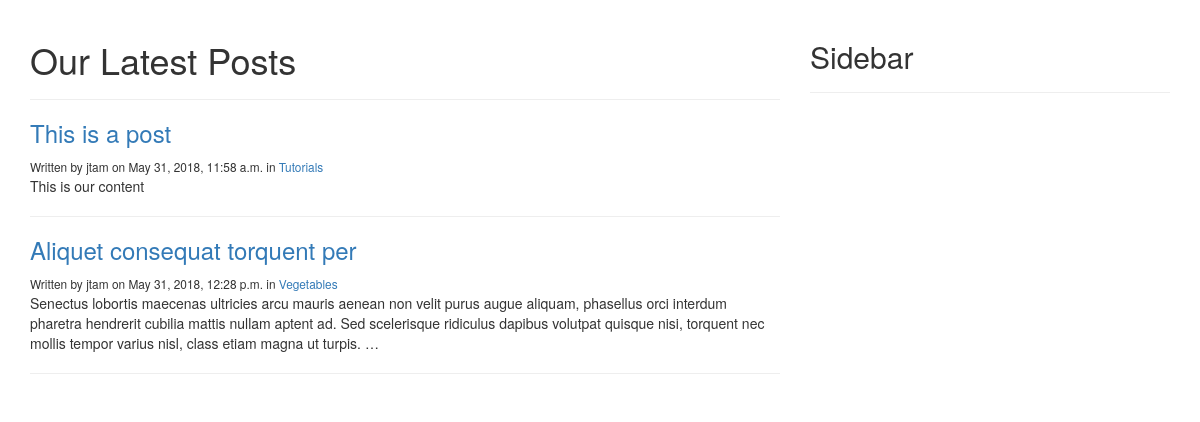
Page /blog/ on the earlier database version.
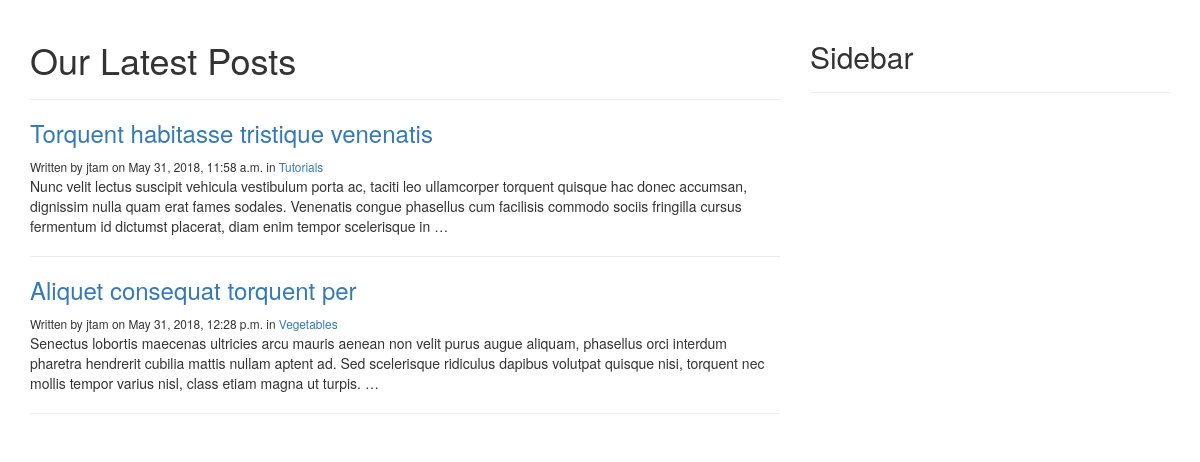
Same page on the later database version.
### blog/models.py (models this page shows, shortened)
class Post(models.Model):
	STATUS_CHOICES = (
			('draft','Draft'),
			('published','Published'),
		)
	title = models.CharField(max_length=250)
	category = models.ForeignKey(Category)
	slug = models.SlugField(max_length=250, unique=True)
	content = models.TextField()
	seo_title = models.CharField(max_length=250)
	seo_descripttion = models.CharField(max_length=160)
	author = models.ForeignKey(User, related_name='blog_posts')
	published = models.DateTimeField(default=timezone.now)
	created = models.DateTimeField(auto_now_add=True)
	updated = models.DateTimeField(auto_now=True)
	status = models.CharField(max_length=9, choices=STATUS_CHOICES, default='draft')
	def get_absolute_url(self):
		return reverse('blog:post_detail', args=[self.slug])

class Category(models.Model):
	name = models.CharField(max_length=250)
	slug = models.SlugField(max_length=250, unique=True)
	class Meta:
		ordering = ['name']
		verbose_name = 'category'
		verbose_name_plural = 'categories'
	def get_absolute_url(self):
		return reverse('blog:list_of_posts_by_category', args=[self.slug])
	def __str__(self):
		return self.name

### blog/views.py (the view)
def list_of_posts(request):
	posts = Post.objects.filter(status='published')
	template = 'blog/post/list_of_posts.html'
	context = {'posts':posts}
	return render(request, template, context)

### blog/templates/blog/post/list_of_posts.html (shortened to what this page needs)
{% extends "blog/base.html" %}
{% block content %}
<div class="row">
	<div class="col-md-8">
		<div class="page-header">
			<h1>Our Latest Posts</h1>
		</div>
		{% for post in posts %}
			<h3><a href="{{post.get_absolute_url}}">{{post.title}}</a></h3>
			<small>Written by {{post.author}} on {{post.published}} in <a href="{{post.category.get_absolute_url}}">{{post.category}}</a></small>
			<br>
			{{post.content|truncatewords:40|linebreaks}}
			<hr>
		{% endfor %}
	</div>
	<div class="col-md-4">
		<div class="page-header">
			<h2>Sidebar</h2>
		</div>
	</div>
	{% endblock content %}

Differences in the rows shown:
changed Post "Tutorials": title "This is a post" → "Torquent habitasse tristique venenatis"; content "This is our content" → "Nunc velit lectus suscipit vehicula vestibulum porta ac, taciti leo ullamcorper torquent quisque hac donec accumsan, dignissim nulla quam erat fames sodales. Venenatis congue phasellus cum facilisis commodo sociis fringilla cursus fermentum id dictumst placerat, diam enim tempor scelerisque in …"
